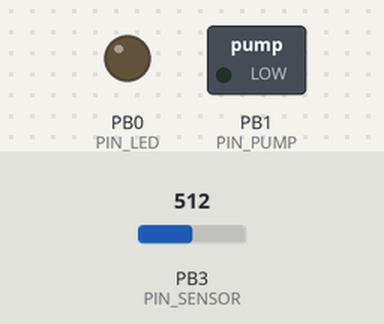
The program below on a simulated ATtiny25, built with avr-gcc and emulated at 1 MHz. On the bench: switched loads named in the program (green lamp = pin HIGH), output pins drawn as LEDs (lit = HIGH). Inputs (shaded band) come from the test bench; at power-on: PB3 (PIN_SENSOR) = 512. Sleep ends after the set time or at an interrupt; EEPROM starts erased.

Above: at 0.05 s.
Timing chart, 0 to 3.0 s (numbered marks = the images above):
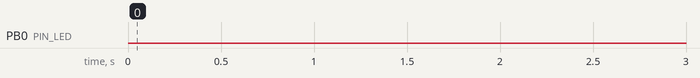

The program:

main.cpp
```cpp
/*
 * main.cpp   ATtiny25/45/85
 * - Sensor: analog pin 2  -> PB3 / ADC3
 * - Pump:  digital pin 6 -> PB1 (active HIGH)
 * - Schlaf: Power-Down; Aufwachen über WDT-Interrupt
 *
 * Compile with AVR-GCC (Microchip Studio).
 * Recommendation for typical fuses: internal RC, CKDIV8 = ON (1 MHz)
 */

#define F_CPU 1000000UL  // i.e. CKDIV8 is active

#include <avr/io.h>
#include <avr/interrupt.h>
#include <avr/sleep.h>
#include <util/delay.h>

#include "adc.h"
#include "adc_calib.h"
#include "adc_calib_maintainer.h"

// --------------------------- Use of pins ---------------------------
constexpr uint8_t PIN_PUMP   = PB1; // phys. Pin 6
constexpr uint8_t PIN_SENSOR = PB3; // phys. Pin 2, ADC3

// --------------------------- Parameter -----------------------------

// Measurement interval (seconds). WDT is running with 8s ticks
constexpr uint16_t MEASUREMENT_PERIOD_S = 60;    // do a measurement each 60s

// Thresholds for hysteresis in percent
constexpr uint16_t THRESHOLD_DRY  = 45; // 45 percent or lower to turn on the pump
constexpr uint16_t THRESHOLD_WET  = 55; // 45 percent or lower to turn off the pump

// For safety: maximal time to run the pump (seconds)
constexpr uint16_t PUMP_MAX_ON_S  = 60;

// Take the average of ADC_SAMPLES measurements
constexpr uint8_t  ADC_SAMPLES = 8;

// --------------------------- Global states -----------------------
volatile uint16_t wdt_ticks = 0; // counts 8s ticks

// --------------------------- Utilities ------------------------------
static inline void pump_on()  { PORTB |=  (1 << PIN_PUMP); }
static inline void pump_off() { PORTB &= ~(1 << PIN_PUMP); }
static inline bool pump_is_on(){ return (PORTB & (1 << PIN_PUMP)); }

// Configure watchdog to 8s interrupts
void wdt_init_8s_interrupt()
{
    cli();
    // delete reset flag
    MCUSR &= ~(1 << WDRF);
    // Timed sequence
    WDTCR = (1 << WDCE) | (1 << WDE);
    // WDIE = 1 (Interrupt), WDE = 0 (no Reset), prescaler = 8s (WDP3|WDP0)
    WDTCR = (1 << WDIE) | (1 << WDP3) | (1 << WDP0);
    sei();
}

// sleep in  power down, where BOD is disabled during sleep period
void sleep_powerdown()
{
    set_sleep_mode(SLEEP_MODE_PWR_DOWN);
#if defined(BODS) && defined(BODSE)
    // turn off BOD in sleep mode
    cli();
    MCUCR |= (1 << BODSE) | (1 << BODS);
    MCUCR  = (MCUCR & ~(1 << BODSE)) | (1 << BODS);
    sei();
#endif
    sleep_enable();
    sleep_cpu();
    sleep_disable();
}

constexpr uint8_t PIN_LED = PB0;

static inline void led_on()    { PORTB |=  (1 << PIN_LED); }
static inline void led_off()   { PORTB &= ~(1 << PIN_LED); }
static inline void led_toggle(){ PINB  =   (1 << PIN_LED); } // schneller Toggle-Trick

// WDT-ISR: count the 8s ticks
ISR(WDT_vect)
{
	wdt_ticks++;
	led_toggle();  // Sichtbarer Takt: einmal pro Aufwachen
}

// --------------------------- Hauptlogik -----------------------------

int main()
{
    // PB1 als Ausgang für Pumpe, initial AUS
    DDRB  |=  (1 << PIN_PUMP);
    pump_off();

	DDRB |= (1 << PIN_LED);  // LED-Pin als Ausgang
	led_off();

    // Unbenötigte Peripherie sparen
    PRR |= (1 << PRUSI);   // USI aus
    PRR |= (1 << PRTIM0);  // Timer0 aus (wir nutzen WDT)
    // ADC zunächst aus (wird nur bei Messung eingeschaltet)
    adc_off();

    // WDT für periodisches Aufwachen
    wdt_init_8s_interrupt();

    sei();

    const uint16_t ticks_per_measure = (MEASUREMENT_PERIOD_S + 7) / 8; // round up
    const uint16_t pump_max_ticks    = (PUMP_MAX_ON_S + 7) / 8;        // 8s ticks

    // values from measurement
	// Here put in the values obtained from sensor calibration
	uint16_t adc_1 = 550;
	uint16_t adc_2 = 250;
	uint16_t val_1 = 0;
	uint16_t val_2 = 100;

	AdcCalibMaintainer<uint16_t> adcCalibMaintainer(adc_1, val_1, adc_2, val_2);
	adcCalibMaintainer.SaveToEEPROM(0);
	adcCalibMaintainer.LoadFromEEPROM(0);
	auto adcCalib = adcCalibMaintainer.Create(1023);

	uint16_t up_bound = adcCalib.physToAdc(0);
	uint16_t lo_bound = adcCalib.physToAdc(100);

	uint16_t threshold_on = adcCalib.physToAdc(THRESHOLD_DRY);
	uint16_t threshold_off = adcCalib.physToAdc(THRESHOLD_WET);

    while (true)
    {
        // --- Sleep until next measurement ---
        wdt_ticks = 0;
        while (wdt_ticks < ticks_per_measure) {
			led_off();
            sleep_powerdown();   // wacht alle 8s kurz via ISR auf
        }

        // --- Measurement ---
		led_on();
        adc_on();
        uint16_t adc_raw = adc_read_avg(ADC_SAMPLES);
        adc_off();

		adcCalibMaintainer.LoadFromEEPROM(0);
		adcCalibMaintainer.ApplyCalibration(adcCalib);

		auto blink_calib = [](){
			led_on();  _delay_ms(40);
			led_off(); _delay_ms(40);
			led_on();  _delay_ms(40);
			led_off();
		};

		if(adc_raw > up_bound){
			adcCalibMaintainer.ReCalibrateLower(adc_raw, val_1);
			adcCalibMaintainer.SaveToEEPROM(0);
			blink_calib();
			continue;
		}

		if(adc_raw< lo_bound){
			adcCalibMaintainer.ReCalibrateLower(adc_raw, val_1);
			adcCalibMaintainer.SaveToEEPROM(0);
			blink_calib();
			continue;
		}

        // --- Regelung mit Hysterese ---
        if (!pump_is_on() && (adc_raw > threshold_on)) {
            // Pumpe einschalten
            pump_on();

            // Laufzeit begrenzen & live auf Feuchteanstieg warten
            uint16_t on_ticks = 0;
            while (true) {
                // kurze Pause, dann erneut messen (ADC kurz aktivieren)
                // Wir schlafen jeweils 8s für sehr sparsamen Betrieb.
                wdt_ticks = 0;
                sleep_powerdown();
                on_ticks++;

                adc_on();
                uint16_t m = adc_read_avg(ADC_SAMPLES);
                adc_off();

                bool reached_wet = (m < threshold_off);
                bool timeout     = (on_ticks >= pump_max_ticks);

                if (reached_wet || timeout) break;
            }

            pump_off(); // aus Sicherheitsgründen immer ausschalten
        }
        else if (pump_is_on() && (adc_raw < threshold_off)) {
            pump_off();
        }

		led_off();  // fertig; zurück in Sleep

        // Danach geht s automatisch in die nächste Mess-Schleife (Sleep)
    }
}
```

adc.h
```cpp
/*
 * adc.h
 *
 * Created: 20.08.2025 22:44:52
 *  Author: haasr
 */

#pragma once

#include <avr/io.h>
#include <util/delay.h>

// ADC initialisieren (Vref = VCC, Kanal = ADC3/PB3)
void adc_init()
{
	// (0 << REFS1) | (0 << REFS0) : Vcc as reference voltage for the ADC
	// (3 << MUX0) : ADC channel 3 at PB3
	// (0 << ADLAR) : right aligned output from ADC. This is the default
	ADMUX = (0 << REFS1) | (0 << REFS0) | (3 << MUX0);// | (0 << ADLAR);


	// ADCSRA: ADC enable, Prescaler = 8 -> bei 1 MHz ~125 kHz
	// (1 << ADEN) : ADC enable
	// (1 << ADPS1) | (1 << ADPS0) Prescaler = 8, i.e. F_CPU / 0b11 = 1 Mhz / 8 = ~125 kHz
	ADCSRA = (1 << ADEN) | (1 << ADPS1) | (1 << ADPS0); // ADPS1:0 = 0b11 -> /8

	// Short setting time
	_delay_ms(2);
}

// Einzelmessung starten & Ergebnis (10 Bit) lesen
uint16_t adc_read_once()
{
	ADCSRA |= (1 << ADSC);              // Start conversion
	while (ADCSRA & (1 << ADSC)) { }    // wait ...

	// 10-bit Result
	uint16_t v;
	v = ADCL;        // zuerst Low-Byte lesen
	v |= ((uint16_t)ADCH << 8);  // dann High-Byte lesen und hochschieben
	return v;
}

// Gemittelte ADC-Messung
uint16_t adc_read_avg(uint8_t n = 10)
{
	// erste Messung verworfen (Multiplexer/Settling)
	(void)adc_read_once();
	uint32_t sum = 0;
	for (uint8_t i = 0; i < n; i++) {
		sum += adc_read_once();
	}
	return static_cast<uint16_t>(sum / n);
}

// ADC sauber deaktivieren (spart ~200 µA)
void adc_off()
{
	ADCSRA &= ~(1 << ADEN);
	PRR |= (1 << PRADC); // Power-Reduction für ADC einschalten
}

// ADC wieder aktivieren
void adc_on()
{
	PRR &= ~(1 << PRADC);
	adc_init();
}
```

adc_calib.h
```cpp
/*
 * adc_calib.h
 *
 * Created: 22.08.2025 11:28:31
 *  Author: haasr
 */

#pragma once

// Für Ganzzahlvariante: feste Skalierung
static constexpr int32_t Scale = 100;   // z.B. feste Nachkommastellen
static constexpr int32_t Half  = Scale / 2;

/// Base Template (not implemented, just the frame)
/// phys = offset + slope * adc
template<typename T>
class AdcCalib;

/// Specialisation for float
template<>
class AdcCalib<float> {
	public:
	AdcCalib(uint16_t adc_max, float slope, float offset)
	: adc_max_(adc_max), slope_(slope), offset_(offset) {}

	float adcToPhys(uint16_t adc) const {
		return offset_ + slope_ * adc;
	}

	uint16_t physToAdc(float phys) const {
		float adc_f = (phys - offset_) / slope_;
		if (adc_f < 0) adc_f = 0;
		if (adc_f > adc_max_) adc_f = (float)adc_max_;
		return static_cast<uint16_t>(lround(adc_f));
		// return (uint16_t)lroundf(adc_f);
	}

	private:
	uint16_t adc_max_;
	float slope_;
	float offset_;
};

/// Specialisation for uint16_t
template<>
class AdcCalib<uint16_t> {
	public:
	AdcCalib(uint16_t adc_max, int16_t slope, int16_t offset)
	: adc_max_(adc_max), slope_(slope), offset_(offset) {}

	int16_t adcToPhys(uint16_t adc) const {
		// Round with +0.5
		return (offset_ + (slope_ * adc + Half) / Scale);
	}

	uint16_t physToAdc(int16_t phys) const {
		int32_t num = (static_cast<int32_t>(phys) - offset_) * Scale;
		if (num < 0) return 0;
		uint32_t adc = static_cast<uint32_t>(num) / slope_;
		if (adc > adc_max_) adc = adc_max_;
		return static_cast<uint16_t>(adc);
	}

	void setSlope(uint16_t slope){
		slope_ = slope;
	}

	void setOffset(const uint16_t offset){
		offset_ = offset;
	}

	private:
	uint16_t adc_max_;
	int16_t slope_;
	int16_t offset_;
};
```

adc_calib_maintainer.h
```cpp
/*
 * adc_calib_maintainer.h
 *
 * Created: 22.08.2025 15:27:32
 *  Author: haasr
 */

#pragma once

#include <avr/eeprom.h>
#include "adc_calib.h"

#undef ENSURE_RVO // in case of C++17 this hopefully not needed, otherwise
// #define ENSURE_RVO

template<typename T>
class AdcCalibMaintainer {
	public:
	AdcCalibMaintainer(uint16_t adc_1, T val_1, uint16_t adc_2, T val_2)
	: adc_1_(adc_1<adc_2?adc_1:adc_2),
	val_1_(adc_1<adc_2?val_1:val_2),
	adc_2_(adc_1<adc_2?adc_2:adc_1),
	val_2_(adc_1<adc_2?val_2:val_1) {
		if(adc_2_== adc_1_) return;
		slope_ =(val_2_ - val_1_)/(adc_2_-adc_1_);
		offset_ = val_1_ - slope_*adc_1_;
	}

	/// Write slope and offset to EEPROM
	void SaveToEEPROM(uint16_t addr) const {
		eeprom_update_block((const void*)&slope_, (void*)addr, sizeof(T));
		eeprom_update_block((const void*)&offset_, (void*)(addr + sizeof(T)), sizeof(T));
	}

	/// Load slope and offset from EEPROM
	void LoadFromEEPROM(uint16_t addr) {
		eeprom_read_block((void*)&slope_, (const void*)addr, sizeof(T));
		eeprom_read_block((void*)&offset_, (const void*)(addr + sizeof(T)), sizeof(T));
	}

#ifdef ENSURE_RVO
	// If you are not sure, if RVO is applied you may
	// define an ENSURE_RVO macro by #define ASSURE_RVO
	// to make sure that a initializer list is returned
	// to construct the returned AdcCalib object
	// !!! This compiling path produces a warning -Wnarrowing
	AdcCalib<T> Create(uint16_t adc_max = 1023) {
		return { adc_max, slope_, offset_ };
	}
#else
	// If the ENSURE_RVO macro is not defined
	// In case of C++17 standard (std=c++17)
	// RVO is mandatory, thus ENSURE_RVO is obsolete
	AdcCalib<T> Create(uint16_t adc_max= 1023){
		return AdcCalib<T>(adc_max, slope_, offset_);
	}
#endif

	void ApplyCalibration(AdcCalib<T>& adcCalib){
		adcCalib.setSlope(slope_);
		adcCalib.setOffset(offset_);
	}

	void ReCalculateStraightLine(){
		if(adc_2_== adc_1_) return;
		slope_ = (val_2_ - val_1_)/(adc_2_ - adc_1_);
		offset_ = val_2_ - slope_*adc_2_;
	}

	void ReCalibrateLower(uint16_t adc_1, T val_1){
		adc_1_ = adc_1;
		val_1_ = val_1;
		ReCalculateStraightLine();
	}

	void ReCalibrateUpper(uint16_t adc_2, T val_2){
		adc_2_ = adc_2;
		val_2_ = val_2;
		ReCalculateStraightLine();
	}

	private:
	// Point 1 == lower ADC value
	uint16_t adc_1_;
	T val_1_;
	// Point 2 == upper ADC value
	uint16_t adc_2_;
	T val_2_;
	T slope_;
	T offset_;
};
```
